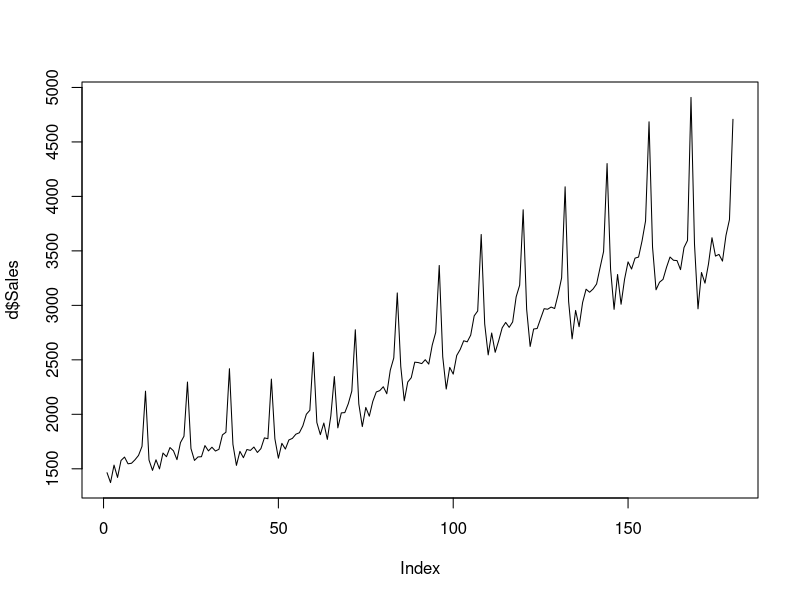
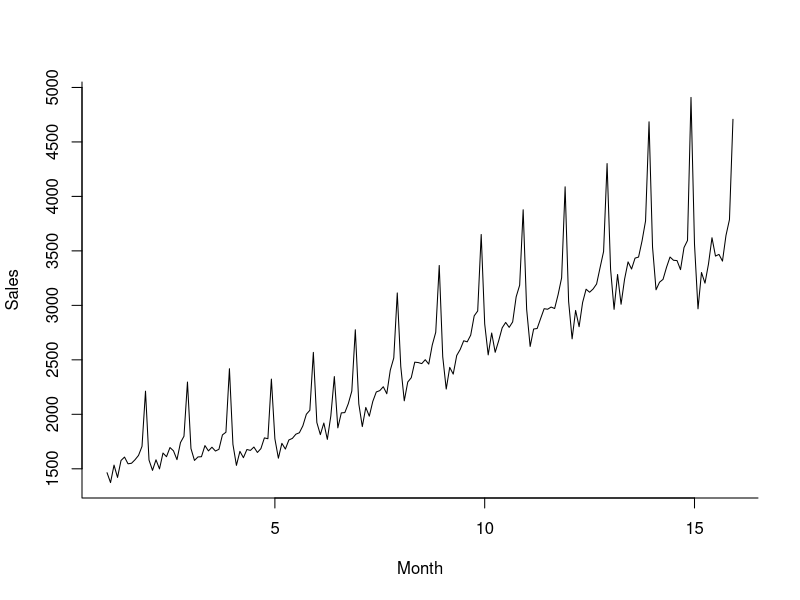
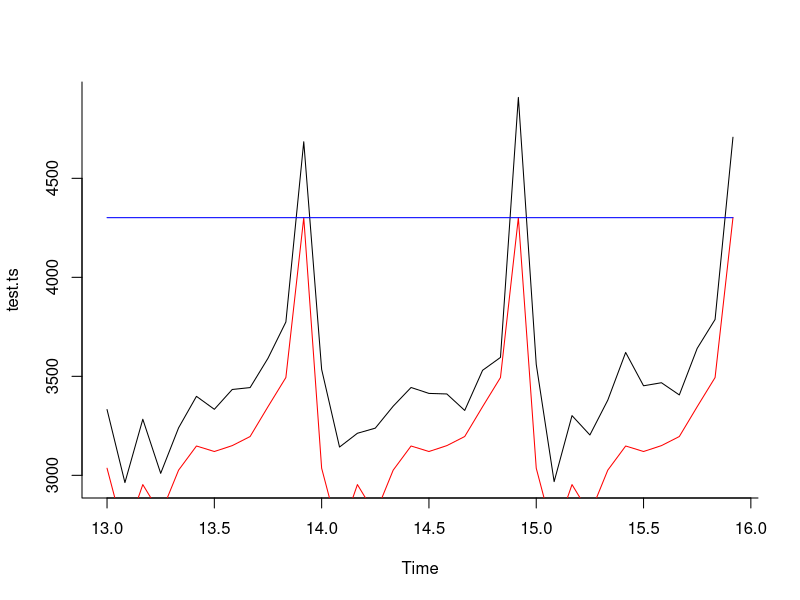
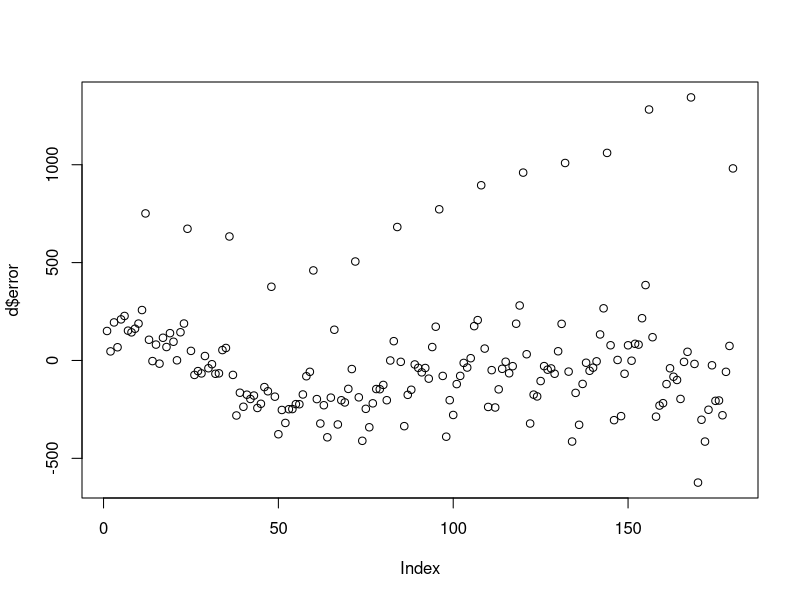
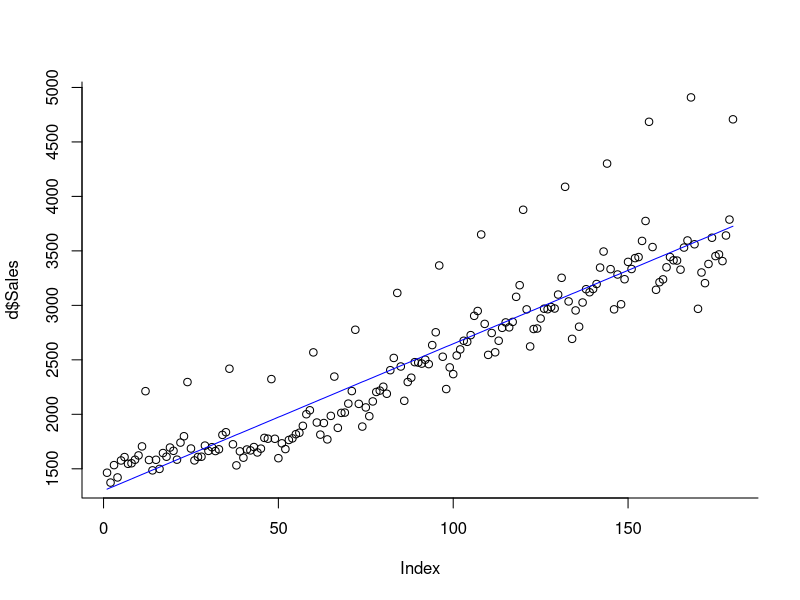
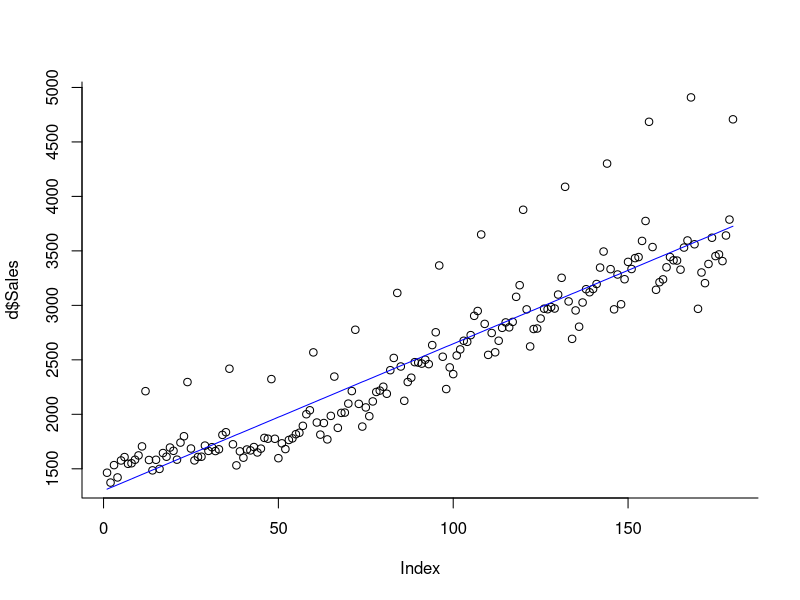
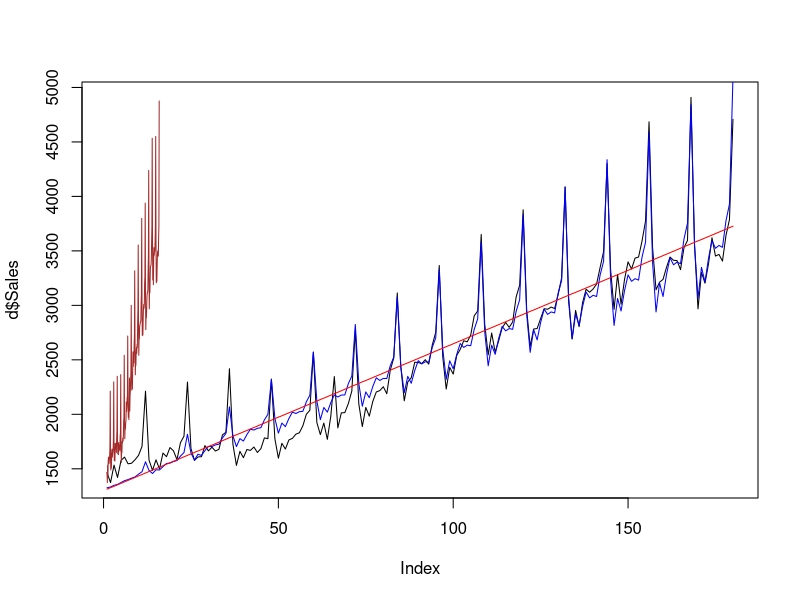
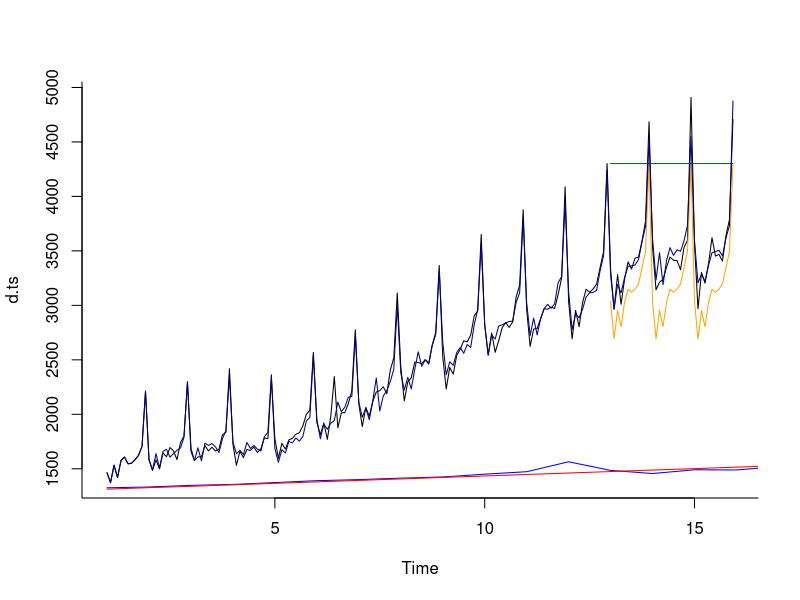

Reproduce these figures in R, in order.
library(readxl)
library(tidyverse)
library(ggplot2)
library(forecast)
library(lubridate)
library(Metrics)
d <- read_excel("Jia_wu.xlsx",sheet = "Data")
d.ts <- ts(d$Sales,frequency = 12)
d$month <- month(d$Date)
head(d.ts,100)
plot(d$Sales,type="l")
plot(d.ts,xlab="Month",ylab="Sales",bty="l")
ntrain <-180*0.8
ntest <- length(d.ts)-ntrain
train.ts <-window(d.ts,start=c(1,1),end=c(1,ntrain))
test.ts <-window(d.ts,start=c(1,ntrain+1),end=c(1,ntrain+ntest))
naive.pred <- naive(train.ts,h=ntest)
snaive.pred <- snaive(train.ts,h=ntest)
x <- as.data.frame(snaive.pred)
fit <- rmse(test.ts,naive.pred$mean)
fit
cor(test.ts,snaive.pred$mean)^2
plot(test.ts,bty="l")
lines(snaive.pred$mean,lwd=1,col="red",lty=1)
lines(naive.pred$mean,lwd=1,col="blue",lty=1)
#Trend+season
mod_l <- lm(Sales~Date,d)
summary(mod_l)
pred_l <- predict(mod_l,d)
d$pred <-pred_l
d$error <- d$Sales - d$pred
plot(d$error)
plot(d$Sales,bty="l")
lines(pred_l,lwd=1,col="blue",lty=1)
mod_q <- lm(Sales~Date+I(Date)^2,d)
summary(mod_q)
pred_l <- predict(mod_q,d)
plot(d$Sales,bty="l")
lines(pred_l,lwd=1,col="blue",lty=1)
#Tremd+seasonal
mod_add <- tslm(d.ts~trend:season)
pred_add <- predict(mod_add,d)
summary(mod_add)
arima <- auto.arima(d.ts,seasonal =T)
plot(d$Sales,type = "l")
lines(pred_add,lwd=1,col="blue",lty=1)
lines(pred_l,lwd=1,col="red",lty=1)
lines(arima$fitted,lwd=1,col="brown",lty=1)
plot(d.ts,bty="l")
lines(snaive.pred$mean,lwd=1,col="orange",lty=1)
lines(naive.pred$mean,lwd=1,col="dark green",lty=1)
lines(pred_add,lwd=1,col="blue",lty=1)
lines(pred_l,lwd=1,col="red",lty=1)
lines(arima$fitted,lwd=1,col="dark blue",lty=1)
cor(d.ts,arima$fitted)^2
#arima predict
train.ts <-window(d.ts,start=c(1,1),end=c(1,ntrain))
test.ts <-window(d.ts,start=c(1,ntrain+1),end=c(1,ntrain+ntest))
arima <- auto.arima(train.ts,seasonal =T)
pred_add <- forecast(arima,h=144)
plot(test.ts,bty="l")
lines(pred_add$x,col="brown",lty=1)
